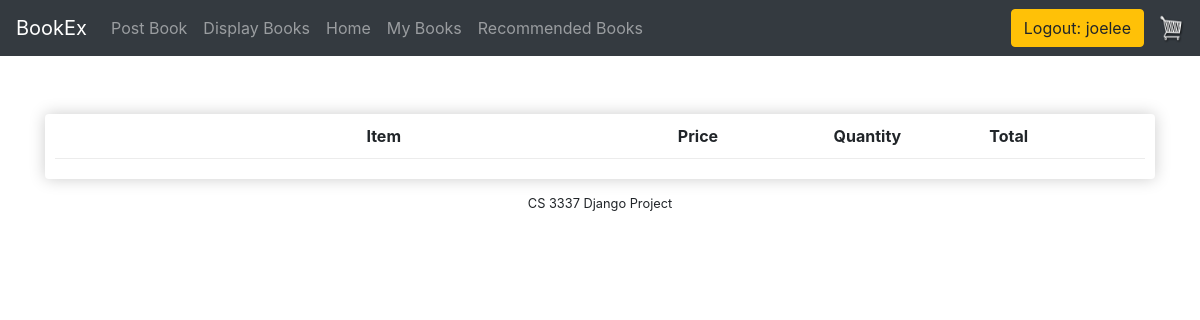
The page /purchasehistory (signed in) on the database its author committed.
### bookMng/models.py (models this page shows, shortened)
class MainMenu(models.Model):
    item = models.CharField(max_length=200, unique=True)
    link = models.CharField(max_length=200, unique=True)

### bookMng/views.py (the view)
# urls.py: path('purchasehistory', views.purchasehistory, name='purchasehistory'),
@login_required(login_url=reverse_lazy('login'))
def purchasehistory(request):
    user = request.user
    orders = Order.objects.filter(complete=True, user=user)
    items = []
    for order in orders:
        orderitems = order.orderitem_set.all()
        for item in orderitems:
            item.book.picture = str(item.book.picture)[6:]
        items.append(orderitems)
    print(orders)
    print(items)
    return render(request, 'bookMng/purchase_history.html',
                  {
                      'item_list': MainMenu.objects.all(),
                      'items': items,
                      'order': orders,
                      'ordercount': orders.count()
                  }
                  )

### bookEx/templates/bookMng/purchase_history.html (shortened to what this page needs)
{% extends 'base.html' %}
{% load static %}
{% block navlinks %}
  {% for item in item_list %}
   <li>
       <a class="nav-link" href="{{ item.link }}">{{ item.item}} <span class="sr-only">(current)</span></a>
   </li>
   {% endfor %}
{% endblock navlinks %}
{% block content %}
	<div class="row">
		<div class="col-lg-12">
			<br>
			<div class="box-element">
				<div class="cart-row">
					<div style="flex:2"></div>
					<div style="flex:2"><strong>Item</strong></div>
					<div style="flex:1"><strong>Price</strong></div>
					<div style="flex:1"><strong>Quantity</strong></div>
					<div style="flex:1"><strong>Total</strong></div>
				</div>
			</div>
		</div>
	</div>
{% endblock content %}

### bookEx/templates/base.html (shortened to what this page needs)
{% load static %}
<!DOCTYPE html>
<html lang="en">
<head>
    <link href="{% static 'main.css' %}" rel="stylesheet" type="text/css">
    <link rel="stylesheet" href="https://stackpath.bootstrapcdn.com/bootstrap/4.3.1/css/bootstrap.min.css">
</head>
<body>
<nav class="navbar navbar-expand-lg navbar-dark bg-dark">
	  <a class="navbar-brand" href="{% url 'index' %}">BookEx</a>
	  <div class="collapse navbar-collapse" id="navbarSupportedContent">
	    <ul class="navbar-nav mr-auto">
	      <li class="nav-item active">
          {% block navlinks %}
          {% endblock navlinks %}
	      </li>
	    </ul>
	    <div class="form-inline my-2 my-lg-0">
                {% if user.is_authenticated %}
                     <a class="btn btn-warning"href="{% url 'logout' %}?next=/">Logout: {{ user.username }}</a>
                {% else %}
                     <a class="btn btn-warning"href="{% url 'login' %}?next=/">Login</a>
                {% endif %}
	     	<a href="{% url 'cart' %}">
	    		<img width="30" height="30"  id="cart-icon" src="{% static 'cart.png' %}">
	    	</a>
	    </div>
	  </div>
</nav>
<div class="container">
    <br>
    {% block content %}
    {% endblock content %}
</div>
<footer id="footer">
    CS 3337 Django Project
</footer>
</body>
</html>

### bookEx/static/main.css (style rules this page uses)
#footer { text-align: center; font-size: 0.8em; margin-top: 5px; padding-top: 10px; clear: both; }
body { background-color: hsl(0, 0%, 98%); }
.box-element { box-shadow:hsl(0, 0%, 80%) 0 0 16px; background-color: #fff; border-radius: 4px; padding: 10px; }
.bg-dark { background-color: #4f868c!important; }
#cart-icon { width:25px; display: inline-block; margin-left: 15px; }
.col-lg-4, .col-lg-6, .col-lg-8, .col-lg-12 { margin-top: 10px; }
.btn { border-radius: 0; }
.cart-row { display: flex; align-items: flex-stretch; padding-bottom: 10px; margin-bottom: 10px; border-bottom: 1px solid #ececec; }

### rows shown on the page
MainMenu: item "Post Book"
MainMenu: item "Display Books"
MainMenu: item "Home"
MainMenu: item "My Books"
MainMenu: item "Recommended Books"

### other values the page prints
{{ user.username }} "joelee"
